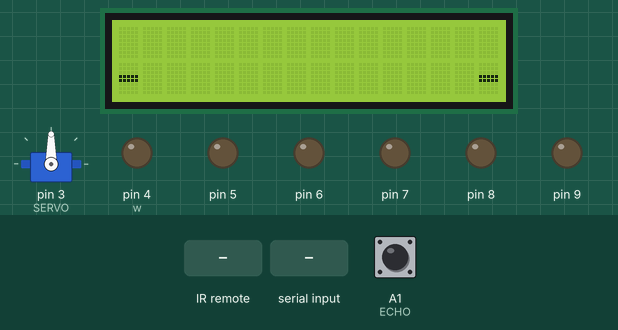
Bench run of a sketch on a simulated Arduino Uno, built with avr-gcc and run on an emulated ATmega328P. Shown: 16×2 character LCD, servo, output pins drawn as LEDs (lit = HIGH). Inputs (shaded band) come from the test bench; at power-on: A1 (ECHO) LOW. Pins used as bus, display or sensor lines are not drawn; what the sketch prints to the serial monitor is not drawn.

Above: at 2.1 s.
2.2 s: infrared code 0x8 received
At 4.2 s:
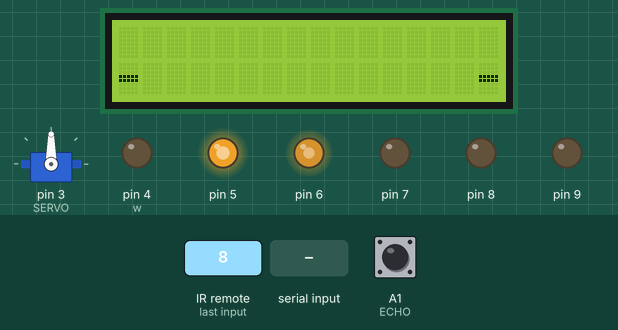
5.1 s: "f" received over Serial
At 8.0 s:
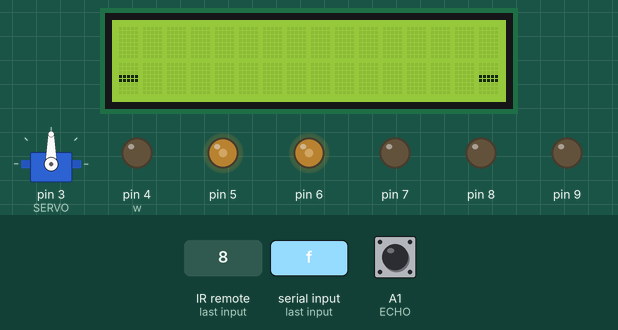
8.1 s: "d90\n" received over Serial
At 9.6 s:
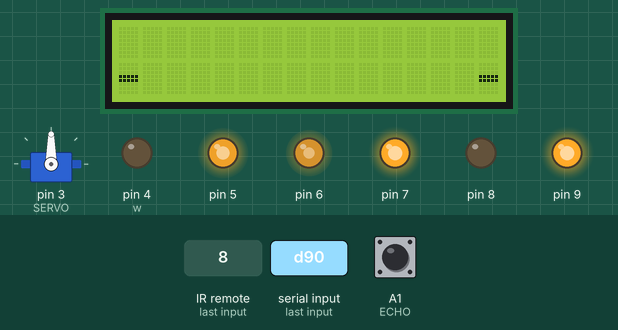
11.1 s: "s90\n" received over Serial
At 13.7 s:
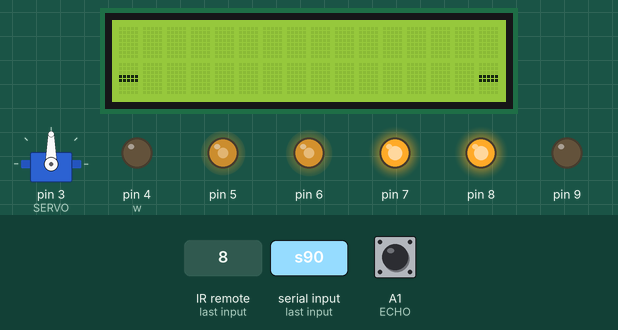
14.1 s: A1 (ECHO) pulsed HIGH 2 times (0.12 s each, 0.3 s apart)
At 15.2 s:
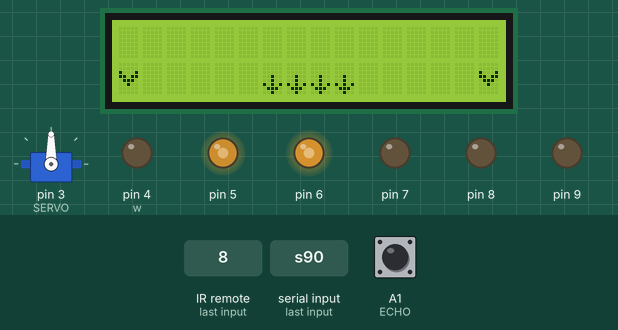
17.7 s: "b" received over Serial
At 19.3 s:
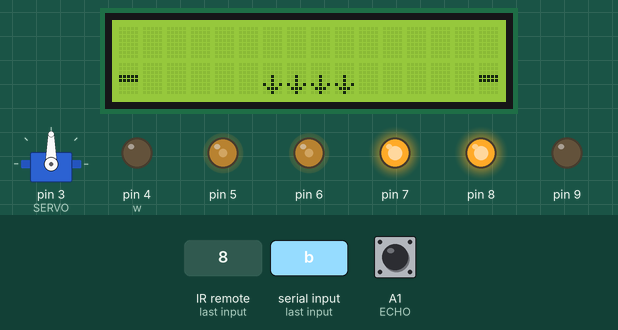
Timing chart, 0 to 21.5 s (numbered marks = the images above; inputs shaded):
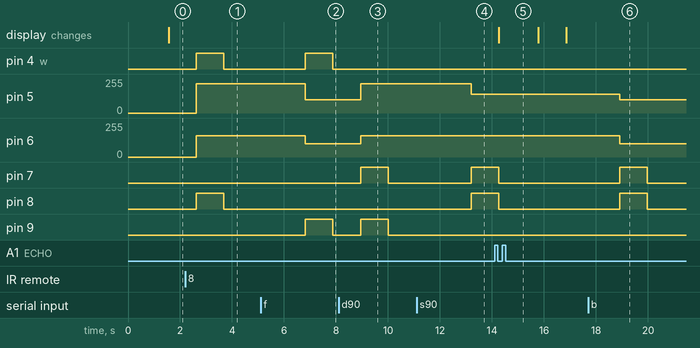

Measured:
- after the input at 2.2 s, pin 4 (w), pin 8: LOW → HIGH after 0.43 s, → LOW 1.1 s later; pin 5: 0/255 → 220/255 after 0.43 s; pin 6: 0/255 → 160/255 after 0.43 s
- after the input at 5.1 s, pin 4 (w), pin 9: LOW → HIGH after 1.7 s, → LOW 1.1 s later; pin 5: 220/255 → 100/255 after 1.7 s; pin 6: 160/255 → 100/255 after 1.7 s
- after the input at 8.1 s, pin 5: 100/255 → 220/255 after 0.85 s; pin 6: 100/255 → 160/255 after 0.85 s; pin 7, pin 9: LOW → HIGH after 0.85 s, → LOW 1.1 s later
- after the input at 11.1 s, pin 5: 220/255 → 140/255 after 2.1 s; pin 6: 160/255 → 158/255 after 2.1 s; pin 7, pin 8: LOW → HIGH after 2.1 s
- after the input at 14.1 s, the display: changes after 0.16 s (image 5)
- after the input at 17.7 s, pin 5: 140/255 → 100/255 after 1.2 s; pin 6: 158/255 → 100/255 after 1.2 s; pin 7, pin 8: LOW → HIGH after 1.2 s, → LOW 1.1 s later

The sketch:

sonar_wheels.ino
```cpp
#include "Wheels.h"
#include "lcd.h"
#include "passcode.h"
#include "remote.h"
#include "sonar.h"

///// MOVEMENT DECLARATION /////

Wheels w; // car movement controller object
int distance_to_travel; // expected distance to travel for a goForward/goBackward command
float distance_travelled; // distance travelled during a time frame between loops
#define CM_PER_MS 0.005 // centimeters travelled by the car in a millisecond
int distance = 0;

///// LCD DECLARATION /////

LCD lcd; // lcd controller object
unsigned long prev_print_time; // (timer) previous LCD print time
#define LCD_DELAY 1000 // delay between consecutive prints on the LCD display

///// Remote variables /////

Remote remote_control; // remote controller object
unsigned long prev_command_time; // previous command read time
#define COMMAND_DELAY 100 // delay between consecutive command reads

///// Sonar variables /////

Sonar sonar; // sonar controller object
unsigned long prev_sonar_time; // previous sonar monitor time
TurnDirection turn_direction;
#define SONAR_DELAY 500 // delay between consecutive sonar reads

///// universal timing variables /////

unsigned long prev_time; // time measured in the previous loop
unsigned long curr_time; // time measured in the current loop

///// behavioural variables /////

bool autonomous = false;

///// initialisation /////

void setup() {

  // setup serial

  Serial.begin(9600);

  // input passcode

  //input_passcode();

  // attaching wheel pins

  w.attach(4,7,5,9,8,6);

  // setup LCD

  lcd.init();

  // setup remote

  remote_control.init();

  // setup sonar

  sonar.init();
}

///// main program loop /////

void loop() {
  //Serial.println(autonomous);

  // get current time

  curr_time = millis();

  // monitor distance travelled

  float distance_travelled = (curr_time - prev_time) * CM_PER_MS;
  w.monitorDistance(distance_travelled);

  // print info on LCD

  if (curr_time - prev_print_time > LCD_DELAY) {
    prev_print_time = curr_time;
    lcd.clear();
    lcd.update_animation(w.right_state, w.left_state);
    lcd.print_movement_info(w.distance_left, w.right_state, w.left_state);
  }

  // parse commands

  if (curr_time - prev_command_time > COMMAND_DELAY) {
    prev_command_time = curr_time;

    Command command = remote_control.parse_command();

    if (command == Command::COMMAND_OK) {
      if (autonomous) {
        sonar.current_angle = 90;
      }
      autonomous = !autonomous;
    }

    if (!autonomous) {
        switch (command) {
        case Command::COMMAND_UP: if (!sonar.is_blocked) {w.forward();} break;
        case Command::COMMAND_LEFT: w.turnLeft(); break;
        case Command::COMMAND_RIGHT: w.turnRight(); break;
        case Command::COMMAND_DOWN: w.back(); break;
        case Command::COMMAND_FORWARD: distance = Serial.parseInt(); w.goForward(distance); break;
        case Command::COMMAND_BACKWARD: distance = Serial.parseInt(); w.goBack(distance); break;
        default: w.stop();
      }
    } else {
      w.forward();
    }
  }

  // monitor for obstacles

  if (curr_time - prev_sonar_time > SONAR_DELAY) {
    prev_sonar_time = curr_time;

    // look for obstacle at current angle

    //Serial.println("looking...");
    switch (sonar.look()) {
      case Collision::OK: sonar.is_blocked = false; break;
      case Collision::WARNING: w.stop(); sonar.is_blocked = true; break;
    }

    // update next looking angle (only if autonomous, otherwise keep looking in front)

    if (autonomous) {
      //Serial.println("next angle...");
      sonar.next_angle();
    }
  }

  // handle obstacle avoidance

  if (autonomous && sonar.is_blocked) {

    // pick an optimal direction and turn

    turn_direction = sonar.pick_direction();
    switch (turn_direction) {
      case TurnDirection::RIGHT: w.turnRight(); delay(600); w.stop(); break;
      case TurnDirection::UP_RIGHT: w.turnRight(); delay(300); w.stop(); break;
      case TurnDirection::UP_LEFT: w.turnLeft(); delay(300); w.stop(); break;
      case TurnDirection::LEFT: w.turnLeft(); delay(600); w.stop(); break;
      case TurnDirection::BACK: w.back(); delay(1000); w.turnLeft(); delay(1000); w.stop(); break;
    }

    // remove the movement blockade

    sonar.is_blocked = false;
  }

  prev_time = curr_time;
}
```

Wheels.cpp
```cpp
#include <Arduino.h>

#include "Wheels.h"

#define SPEED_LEFT 158
#define SPEED_RIGHT 140

#define SET_MOVEMENT(side,f,b) digitalWrite( side[0], f);\
                               digitalWrite( side[1], b)

Wheels::Wheels() : left_state(EngineState::STOP), right_state(EngineState::STOP) {}

void Wheels::attachRight(int pF, int pB, int pS)
{
    pinMode(pF, OUTPUT);
    pinMode(pB, OUTPUT);
    pinMode(pS, OUTPUT);
    this->pinsRight[0] = pF;
    this->pinsRight[1] = pB;
    this->pinsRight[2] = pS;
}


void Wheels::attachLeft(int pF, int pB, int pS)
{
    pinMode(pF, OUTPUT);
    pinMode(pB, OUTPUT);
    pinMode(pS, OUTPUT);
    this->pinsLeft[0] = pF;
    this->pinsLeft[1] = pB;
    this->pinsLeft[2] = pS;
}

void Wheels::setSpeedRight(uint8_t s)
{
    analogWrite(this->pinsRight[2], s);
}

void Wheels::setSpeedLeft(uint8_t s)
{
    analogWrite(this->pinsLeft[2], s);
}

void Wheels::setSpeed(uint8_t s)
{
    setSpeedLeft(s);
    setSpeedRight(s);
}

void Wheels::attach(int pRF, int pRB, int pRS, int pLF, int pLB, int pLS)
{
    this->attachRight(pRF, pRB, pRS);
    this->attachLeft(pLF, pLB, pLS);
}

void Wheels::forwardLeft()
{
    this->setSpeedLeft(SPEED_LEFT);
    SET_MOVEMENT(pinsLeft, HIGH, LOW);
    this->distance_left = 0;
    this->left_state = EngineState::FORWARD;
}

void Wheels::forwardRight()
{
    this->setSpeedRight(SPEED_RIGHT);
    SET_MOVEMENT(pinsRight, HIGH, LOW);
    this->distance_left = 0;
    this->right_state = EngineState::FORWARD;
}

void Wheels::backLeft()
{
    this->setSpeedLeft(SPEED_LEFT);
    SET_MOVEMENT(pinsLeft, LOW, HIGH);
    this->distance_left = 0;
    this->left_state = EngineState::BACKWARD;
}

void Wheels::backRight()
{
    this->setSpeedRight(SPEED_RIGHT);
    SET_MOVEMENT(pinsRight, LOW, HIGH);
    this->distance_left = 0;
    this->right_state = EngineState::BACKWARD;
}

void Wheels::forward()
{
    this->forwardLeft();
    this->forwardRight();
}

void Wheels::back()
{
    this->backLeft();
    this->backRight();
}

void Wheels::stopLeft()
{
    SET_MOVEMENT(pinsLeft, LOW, LOW);
    this->distance_left = 0;
    this->left_state = EngineState::STOP;
}

void Wheels::stopRight()
{
    SET_MOVEMENT(pinsRight, LOW, LOW);
    this->distance_left = 0;
    this->right_state = EngineState::STOP;
}

void Wheels::stop()
{
    this->stopLeft();
    this->stopRight();
}

void Wheels::goForward(uint8_t cm) {
    this->forward();
    this->setSpeed(100);
    this->distance_left = cm;
    this->is_travelling = true;
}

void Wheels::goBack(uint8_t cm) {
    this->back();
    this->setSpeed(100);
    this->distance_left = cm;
    this->is_travelling = true;
}

void Wheels::turnLeft() {
  Serial.println("turn left");
  this->backLeft();
  this->forwardRight();
  this->setSpeedLeft(160);
  this->setSpeedRight(220);
}

void Wheels::turnRight() {
  Serial.println("turn right");
  this->forwardLeft();
  this->backRight();
  this->setSpeedLeft(160);
  this->setSpeedRight(220);
}

void Wheels::monitorDistance(float distance_travelled) {
  if (this->is_travelling == true) {
    Serial.print("distance left = ");
    Serial.println(this->distance_left);

    // update current distance

    if (this->distance_left > distance_travelled) {
      this->distance_left -= distance_travelled;
    } else {

      // stop if travelled expected distance

      this->distance_left = 0;
      this->stop();
      this->is_travelling = false;
    }
  }
}
```

Wheels.h
```cpp
/*
 * prosta implementacja klasy obsługującej
 * silniki pojazdu za pośrednictwem modułu L298
 *
 * Sterowanie odbywa się przez:
 * 1)  powiązanie odpowiednich pinów I/O Arduino metodą attach()
 * 2)  ustalenie prędkości setSpeed*()
 * 3)  wywołanie funkcji ruchu
 *
 * TODO:
 *  - zabezpieczenie przed ruchem bez attach()
 *  - ustawienie domyślnej prędkości != 0
 */


#include <Arduino.h>


#ifndef Wheels_h
#define Wheels_h

enum EngineState {
  FORWARD,
  STOP,
  BACKWARD,
};

class Wheels {
    public:
        Wheels();
        /*
         *  pinForward - wejście "naprzód" L298
         *  pinBack    - wejście "wstecz" L298
         *  pinSpeed   - wejście "enable/PWM" L298
         */
        void attachRight(int pinForward, int pinBack, int pinSpeed);
        void attachLeft(int pinForward, int pinBack, int pinSpeed);
        void attach(int pinRightForward, int pinRightBack, int pinRightSpeed,
                    int pinLeftForward, int pinLeftBack, int pinLeftSpeed);
        /*
         *  funkcje ruchu
         */
        void forward();
        void forwardLeft();
        void forwardRight();
        void back();
        void backLeft();
        void backRight();
        void stop();
        void stopLeft();
        void stopRight();
        void goForward(uint8_t);
        void goBack(uint8_t);
        void turnLeft();
        void turnRight();
        void monitorDistance(float distance_travelled);
        /*
         *  ustawienie prędkości obrotowej (przez PWM)
         *   - minimalna efektywna wartość 60
         *      może zależeć od stanu naładowania baterii
         */
        void setSpeed(uint8_t);
        void setSpeedRight(uint8_t);
        void setSpeedLeft(uint8_t);
        float distance_left;
        bool is_travelling;
        EngineState right_state;
        EngineState left_state;

    private:
        int pinsRight[3];
        int pinsLeft[3];
};


#endif
```

passcode.cpp
```cpp
#include <Arduino.h>
#include <stdbool.h>

#include "passcode.h"

void input_passcode() {
  while (true) {
    int passcode = Serial.parseInt();
    if (passcode == BEGIN_CODE) {
      Serial.println("Code correct; starting now.");
      break;
    } else {
      Serial.println("CODE INCORRECT.");
    }
  }
}
```

passcode.h
```cpp
#ifndef PASSCODE_H
#define PASSCODE_H

#define BEGIN_CODE 1234

void input_passcode();

#endif
```

remote.cpp
```cpp
#include <IRremote.h>

#include "remote.h"

Remote::Remote() {}

Remote::init() {
  IrReceiver.begin(IR_RECEIVE_PIN);
}

Command Remote::parse_command() {
  if (IrReceiver.decode()) {
    IrReceiver.resume();
    int command = IrReceiver.decodedIRData.command;
    switch (command) {
      case CONTROLLER_UP: return Command::COMMAND_UP; break;
      case CONTROLLER_LEFT: return Command::COMMAND_LEFT; break;
      case CONTROLLER_RIGHT: return Command::COMMAND_RIGHT; break;
      case CONTROLLER_DOWN: return Command::COMMAND_DOWN; break;
      case CONTROLLER_OK: return Command::COMMAND_OK; break;
    }
    /*
    switch (command) {
      case CONTROLLER_UP: w.forward(); break;
      case CONTROLLER_LEFT: break;
      case CONTROLLER_RIGHT: break;
      case CONTROLLER_DOWN: w.back(); break;
      case CONTROLLER_OK: w.stop(); break;
      case CONTROLLER_ONE: w.setSpeed(100); break;
      case CONTROLLER_TWO: w.setSpeed(150); break;
      case CONTROLLER_THREE: w.setSpeed(200); break;
      case CONTROLLER_FOUR: w.setSpeed(MAX_SPEED); break;
    }
    */
  } else if (Serial.available() > 0) {
    char command = Serial.read();
    switch (command) {
      case 'w': return Command::COMMAND_UP; break;
      case 'a': return Command::COMMAND_LEFT; break;
      case 'd': return Command::COMMAND_RIGHT; break;
      case 's': return Command::COMMAND_DOWN; break;
      case 'z': return Command::COMMAND_OK; break;
      case 'f': return Command::COMMAND_FORWARD; break;
      case 'b': return Command::COMMAND_BACKWARD; break;
    }
  } else {
    return Command::COMMAND_NULL;
  }
}
```

remote.h
```cpp
#ifndef REMOTE_H
#define REMOTE_H

#define IR_RECEIVE_PIN 2

#define CONTROLLER_ONE 69
#define CONTROLLER_TWO 70
#define CONTROLLER_THREE 71
#define CONTROLLER_FOUR 68
#define CONTROLLER_FIVE 64
#define CONTROLLER_SIX 67
#define CONTROLLER_SEVEN 7
#define CONTROLLER_EIGHT 21
#define CONTROLLER_NINE 9
#define CONTROLLER_ZERO 25

#define CONTROLLER_STAR 22
#define CONTROLLER_HASH 13

#define CONTROLLER_UP 24
#define CONTROLLER_LEFT 8
#define CONTROLLER_RIGHT 90
#define CONTROLLER_DOWN 82
#define CONTROLLER_OK 28

enum Command {
  COMMAND_UP,
  COMMAND_LEFT,
  COMMAND_RIGHT,
  COMMAND_DOWN,
  COMMAND_FORWARD,
  COMMAND_BACKWARD,
  COMMAND_OK,
  COMMAND_NULL,
};

class Remote {
  public:
    Remote();
    init();
    Command parse_command();
};

#endif
```

sonar.cpp
```cpp
#include <Arduino.h>
#include <Servo.h>

#include "sonar.h"

Sonar::Sonar() : servo() {}

void Sonar::init() {
  pinMode(TRIG, OUTPUT);
  pinMode(ECHO, INPUT);

  servo.attach(SERVO);
}

void Sonar::next_angle() {
  angle_ctr = (angle_ctr + 1) % 13;
    switch (angle_ctr) {
      case 0:
      case 4:
      case 8: current_angle = 90; break;
      case 1:
      case 5:
      case 9: current_angle = 60; break;
      case 2:
      case 6:
      case 10: current_angle = 120; break;
      case 3: current_angle = 0; break;
      case 11: current_angle = 180; break;
      case 7: current_angle = 135; break;
      case 12: current_angle = 45; break;
    }
}

Collision Sonar::look() {
  unsigned int distance = this->tell_distance(current_angle, 50);
  byte allowed_distance = 50;
  if (abs(current_angle - 90) >= 45) {
    allowed_distance = 20;
  }

  if (distance < allowed_distance) {
    //Serial.print("WARNING AT ANGLE ");
    //Serial.println(current_angle);
    return Collision::WARNING;
  } else {
    return Collision::OK;
  }
}

void Sonar::write(byte angle) {
  servo.write(angle);
}

unsigned int Sonar::tell_distance(byte angle, int d) {
  //Serial.print("looking at angle ");
  //Serial.println(angle);
  servo.write(angle);

  digitalWrite(TRIG, HIGH);
  delay(d);
  digitalWrite(TRIG, LOW);

  unsigned int tot = pulseIn(ECHO, HIGH);
  unsigned int distance = tot / 58;

  return distance;
}

TurnDirection Sonar::pick_direction() {
  unsigned int max_distance;

  unsigned int distance_right = this->tell_distance(0, 1000);
  Serial.print("right: ");
  Serial.println(distance_right);
  max_distance = distance_right;

  unsigned int distance_up_right = this->tell_distance(45, 1000);
  Serial.print("up right: ");
  Serial.println(distance_up_right);
  max_distance = max(max_distance, distance_up_right);

  unsigned int distance_up_left = this->tell_distance(135, 1000);
  Serial.print("up left: ");
  Serial.println(distance_up_left);
  max_distance = max(max_distance, distance_up_left);

  unsigned int distance_left = this->tell_distance(180, 1000);
  Serial.print("left: ");
  Serial.println(distance_left);
  max_distance = max(max_distance, distance_left);

  servo.write(90);
  Serial.print("max = ");
  Serial.println(max_distance);

  if (max_distance < 50) {
    return TurnDirection::BACK;
  } else if (distance_right == max_distance) {
    return TurnDirection::RIGHT;
  } else if (distance_up_right == max_distance) {
    return TurnDirection::UP_RIGHT;
  } else if (distance_up_left == max_distance) {
    return TurnDirection::UP_LEFT;
  } else if (distance_left == max_distance) {
    return TurnDirection::LEFT;
  }
}
```

sonar.h
```cpp
#include <Servo.h>

#ifndef SONAR_H
#define SONAR_H

#define TRIG A0
#define ECHO A1

#define SERVO 3 // must be PWM

enum Collision {
  OK,
  WARNING,
};

enum TurnDirection {
  LEFT,
  UP_LEFT,
  UP_RIGHT,
  RIGHT,
  BACK,
};

class Sonar {
  public:
    Sonar();
    void init();
    void next_angle();
    Collision look();
    TurnDirection pick_direction();
    void write(byte angle);
    bool is_blocked; // is blocked by an obstacle in front
    byte current_angle = 90;
  private:
    Servo servo;
    byte angle_ctr = 0;
    unsigned int tell_distance(byte angle, int d);
};

#endif
```

lcd.cpp
```cpp
#include "lcd.h"
#include "lcd_anim.h"

LCD::LCD() : lcd(LiquidCrystal_I2C(LCD_ADDRESS, 16, 2)), current_anim_char(0), direction(Direction::OTHER) {}

void LCD::init() {
  lcd.init();
  lcd.backlight();
  lcd.createChar(ENGINE_UP, engineUp);
  lcd.createChar(ENGINE_DOWN, engineDown);
  lcd.createChar(ENGINE_STOP, engineStop);
  lcd.createChar(PERMISSION, permission);
}

void LCD::clear() {
  lcd.clear();
}

void LCD::update_animation(EngineState right_state, EngineState left_state) {
  if (this->direction != Direction::UP && right_state == EngineState::FORWARD && left_state == EngineState::FORWARD) {

    // both wheels are moving forward -> the car is going forward

    this->direction = Direction::UP;

    // create forward animation set

    lcd.createChar(0, arrowUp0);
    lcd.createChar(1, arrowUp1);
    lcd.createChar(2, arrowUp2);
    lcd.createChar(3, arrowUp3);

  } else if (this->direction != Direction::DOWN && right_state == EngineState::BACKWARD && left_state == EngineState::BACKWARD) {

    // both wheels are moving backward -> the car is going backward

    this->direction = Direction::DOWN;

    // create backward animation set

    lcd.createChar(0, arrowDown0);
    lcd.createChar(1, arrowDown1);
    lcd.createChar(2, arrowDown2);
    lcd.createChar(3, arrowDown3);

  } else {

    // reset direction

    this->direction = Direction::OTHER;
  }
}

void LCD::print_movement_info(float distance_left, EngineState right_state, EngineState left_state) {

  // convert distance to string representation

  char distance_str[16];
  dtostrf(distance_left, 2, 1, distance_str);

  if (distance_left > 0) {

    // print distance on lcd

    lcd.setCursor(0, 0);
    lcd.print(distance_str);

  }

  // print engines' states

  lcd.setCursor(15, 1);
  switch (right_state) {
    case EngineState::FORWARD: lcd.write(ENGINE_UP); break;
    case EngineState::BACKWARD: lcd.write(ENGINE_DOWN); break;
    case EngineState::STOP: lcd.write(ENGINE_STOP); break;
  }

  lcd.setCursor(0, 1);
  switch (left_state) {
    case EngineState::FORWARD: lcd.write(ENGINE_UP); break;
    case EngineState::BACKWARD: lcd.write(ENGINE_DOWN); break;
    case EngineState::STOP: lcd.write(ENGINE_STOP); break;
  }

  // print movement animation

  lcd.setCursor(6, 1);
  lcd.write(this->current_anim_char);
  lcd.setCursor(7, 1);
  lcd.write(this->current_anim_char);
  lcd.setCursor(8, 1);
  lcd.write(this->current_anim_char);
  lcd.setCursor(9, 1);
  lcd.write(this->current_anim_char);

  // update animation frame

  if (this->direction == Direction::UP || this->direction == Direction::DOWN) {
    this->current_anim_char = (this->current_anim_char + 1) % ANIM_LENGTH;
  } else {
    this->current_anim_char = 0;
  }
}
```

Source omitted: lcd.h (625 bytes), lcd_anim.cpp (1428 bytes), lcd_anim.h (397 bytes)
